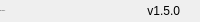
              <widget class="QFrame" name="bottomBar">
               <property name="minimumSize">
                <size>
                 <width>0</width>
                 <height>22</height>
                </size>
               </property>
               <property name="maximumSize">
                <size>
                 <width>16777215</width>
                 <height>22</height>
                </size>
               </property>
               <property name="frameShape">
                <enum>QFrame::Shape::NoFrame</enum>
               </property>
               <property name="frameShadow">
                <enum>QFrame::Shadow::Raised</enum>
               </property>
               <layout class="QHBoxLayout" name="horizontalLayout_5">
                <property name="spacing">
                 <number>0</number>
                </property>
                <property name="leftMargin">
                 <number>0</number>
                </property>
                <property name="topMargin">
                 <number>0</number>
                </property>
                <property name="rightMargin">
                 <number>0</number>
                </property>
                <property name="bottomMargin">
                 <number>0</number>
                </property>
                <item>
                 <widget class="QLabel" name="creditsLabel">
                  <property name="maximumSize">
                   <size>
                    <width>16777215</width>
                    <height>16</height>
                   </size>
                  </property>
                  <property name="font">
                   <font>
                    <family>Segoe UI</family>
                    <pointsize>-1</pointsize>
                    <italic>false</italic>
                    <bold>false</bold>
                   </font>
                  </property>
                  <property name="text">
                   <string>By: Chicony</string>
                  </property>
                  <property name="alignment">
                   <set>Qt::AlignmentFlag::AlignLeading|Qt::AlignmentFlag::AlignLeft|Qt::AlignmentFlag::AlignVCenter</set>
                  </property>
                 </widget>
                </item>
                <item>
                 <widget class="QLabel" name="version">
                  <property name="text">
                   <string>v1.5.0</string>
                  </property>
                  <property name="alignment">
                   <set>Qt::AlignmentFlag::AlignRight|Qt::AlignmentFlag::AlignTrailing|Qt::AlignmentFlag::AlignVCenter</set>
                  </property>
                 </widget>
                </item>
                <item>
                 <widget class="QFrame" name="frame_size_grip">
                  <property name="minimumSize">
                   <size>
                    <width>20</width>
                    <height>0</height>
                   </size>
                  </property>
                  <property name="maximumSize">
                   <size>
                    <width>20</width>
                    <height>16777215</height>
                   </size>
                  </property>
                  <property name="frameShape">
                   <enum>QFrame::Shape::NoFrame</enum>
                  </property>
                  <property name="frameShadow">
                   <enum>QFrame::Shadow::Raised</enum>
                  </property>
                 </widget>
                </item>
               </layout>
              </widget>
